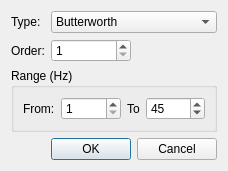
<?xml version="1.0" encoding="UTF-8"?>
<ui version="4.0">
 <class>NewFilterDialog</class>
 <widget class="QDialog" name="NewFilterDialog">
  <property name="geometry">
   <rect>
    <x>0</x>
    <y>0</y>
    <width>212</width>
    <height>152</height>
   </rect>
  </property>
  <property name="windowTitle">
   <string>New filter dialog</string>
  </property>
  <layout class="QGridLayout" name="gridLayout_2">
   <item row="1" column="0">
    <widget class="QLabel" name="label_2">
     <property name="sizePolicy">
      <sizepolicy hsizetype="Fixed" vsizetype="Preferred">
       <horstretch>0</horstretch>
       <verstretch>0</verstretch>
      </sizepolicy>
     </property>
     <property name="text">
      <string>Order:</string>
     </property>
    </widget>
   </item>
   <item row="0" column="1" colspan="2">
    <widget class="QComboBox" name="cb_Type">
     <item>
      <property name="text">
       <string>Butterworth</string>
      </property>
     </item>
    </widget>
   </item>
   <item row="2" column="0" colspan="3">
    <widget class="QGroupBox" name="groupBox">
     <property name="title">
      <string>Range (Hz)</string>
     </property>
     <layout class="QGridLayout" name="gridLayout">
      <item row="0" column="0">
       <widget class="QLabel" name="label_3">
        <property name="sizePolicy">
         <sizepolicy hsizetype="Fixed" vsizetype="Preferred">
          <horstretch>0</horstretch>
          <verstretch>0</verstretch>
         </sizepolicy>
        </property>
        <property name="text">
         <string>From:</string>
        </property>
       </widget>
      </item>
      <item row="0" column="1">
       <widget class="QSpinBox" name="sb_RangeMin">
        <property name="minimum">
         <number>1</number>
        </property>
        <property name="maximum">
         <number>1000</number>
        </property>
       </widget>
      </item>
      <item row="0" column="2">
       <widget class="QLabel" name="label_4">
        <property name="sizePolicy">
         <sizepolicy hsizetype="Fixed" vsizetype="Preferred">
          <horstretch>0</horstretch>
          <verstretch>0</verstretch>
         </sizepolicy>
        </property>
        <property name="text">
         <string>To</string>
        </property>
       </widget>
      </item>
      <item row="0" column="3">
       <widget class="QSpinBox" name="sb_RangeMax">
        <property name="minimum">
         <number>1</number>
        </property>
        <property name="maximum">
         <number>1000</number>
        </property>
        <property name="value">
         <number>45</number>
        </property>
       </widget>
      </item>
     </layout>
    </widget>
   </item>
   <item row="3" column="1">
    <widget class="QPushButton" name="pb_OK">
     <property name="text">
      <string>OK</string>
     </property>
    </widget>
   </item>
   <item row="0" column="0">
    <widget class="QLabel" name="label">
     <property name="sizePolicy">
      <sizepolicy hsizetype="Fixed" vsizetype="Preferred">
       <horstretch>0</horstretch>
       <verstretch>0</verstretch>
      </sizepolicy>
     </property>
     <property name="text">
      <string>Type:</string>
     </property>
    </widget>
   </item>
   <item row="3" column="2">
    <widget class="QPushButton" name="pb_Cancel">
     <property name="text">
      <string>Cancel</string>
     </property>
    </widget>
   </item>
   <item row="1" column="1">
    <widget class="QSpinBox" name="sb_Order">
     <property name="minimum">
      <number>1</number>
     </property>
     <property name="maximum">
      <number>8</number>
     </property>
    </widget>
   </item>
  </layout>
 </widget>
 <tabstops>
  <tabstop>cb_Type</tabstop>
  <tabstop>sb_Order</tabstop>
  <tabstop>sb_RangeMin</tabstop>
  <tabstop>sb_RangeMax</tabstop>
  <tabstop>pb_OK</tabstop>
  <tabstop>pb_Cancel</tabstop>
 </tabstops>
 <resources/>
 <connections/>
</ui>
